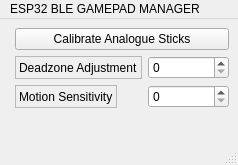
<?xml version="1.0" encoding="UTF-8"?>
<ui version="4.0">
 <class>MainWindow</class>
 <widget class="QMainWindow" name="MainWindow">
  <property name="geometry">
   <rect>
    <x>0</x>
    <y>0</y>
    <width>238</width>
    <height>165</height>
   </rect>
  </property>
  <property name="windowTitle">
   <string>MainWindow</string>
  </property>
  <widget class="QWidget" name="centralwidget">
   <layout class="QFormLayout" name="formLayout_2">
    <item row="0" column="1">
     <layout class="QFormLayout" name="formLayout_3">
      <item row="1" column="0">
       <widget class="QLabel" name="label">
        <property name="frameShape">
         <enum>QFrame::Shape::StyledPanel</enum>
        </property>
        <property name="frameShadow">
         <enum>QFrame::Shadow::Raised</enum>
        </property>
        <property name="text">
         <string>Deadzone Adjustment</string>
        </property>
       </widget>
      </item>
      <item row="1" column="1">
       <widget class="QSpinBox" name="deadzoneSpinBox"/>
      </item>
      <item row="2" column="0">
       <widget class="QLabel" name="label_2">
        <property name="frameShape">
         <enum>QFrame::Shape::StyledPanel</enum>
        </property>
        <property name="frameShadow">
         <enum>QFrame::Shadow::Raised</enum>
        </property>
        <property name="text">
         <string>Motion Sensitivity</string>
        </property>
       </widget>
      </item>
      <item row="2" column="1">
       <widget class="QSpinBox" name="sensitivitySpinBox"/>
      </item>
      <item row="0" column="0" colspan="2">
       <widget class="QPushButton" name="calibrateButton">
        <property name="text">
         <string>Calibrate Analogue Sticks</string>
        </property>
       </widget>
      </item>
     </layout>
    </item>
   </layout>
  </widget>
  <widget class="QMenuBar" name="menubar">
   <property name="geometry">
    <rect>
     <x>0</x>
     <y>0</y>
     <width>238</width>
     <height>22</height>
    </rect>
   </property>
   <widget class="QMenu" name="menuESP32_BLE_GAMEPAD_MANAGER">
    <property name="title">
     <string>ESP32 BLE GAMEPAD MANAGER</string>
    </property>
   </widget>
   <addaction name="menuESP32_BLE_GAMEPAD_MANAGER"/>
  </widget>
  <widget class="QStatusBar" name="statusbar"/>
 </widget>
 <resources/>
 <connections/>
</ui>
